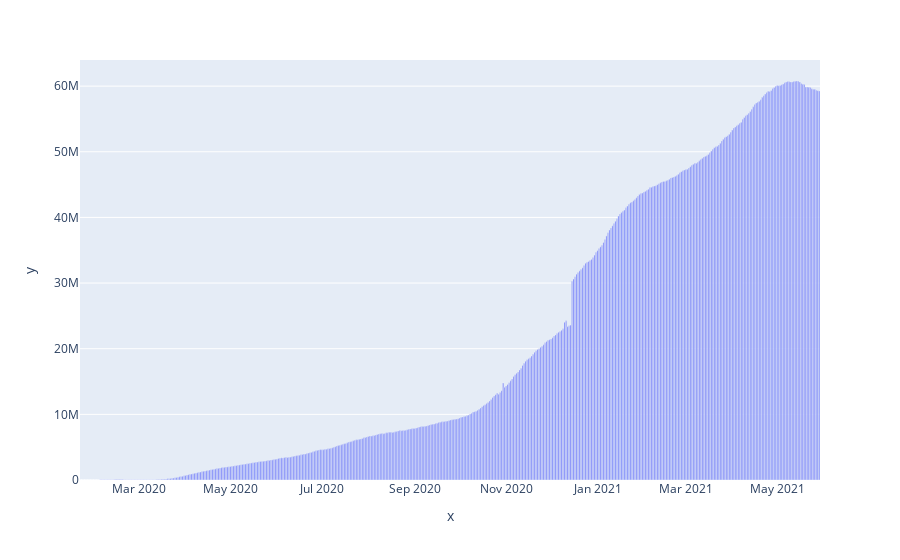

The cell this chart's notebook holds for it:
### Code cell
fig.show()

### Figure 1 — Plotly figure (JSON) as saved in the notebook; plotly's stock layout.template omitted (floating-point values rounded to 4 significant figures; data arrays with more than 128 entries replaced by an {"elided": "..."} marker saying what was removed)
{"data": [{"alignmentgroup": "True", "hovertemplate": "x=%{x}<br>y=%{y}<extra></extra>", "legendgroup": "", "marker": {"color": "#636efa", "pattern": {"shape": ""}}, "name": "", "offsetgroup": "", "orientation": "v", "showlegend": false, "textposition": "auto", "type": "bar", "x": {"elided": "494 str values"}, "xaxis": "x", "y": {"elided": "494 int values"}, "yaxis": "y"}], "layout": {"barmode": "relative", "legend": {"tracegroupgap": 0}, "margin": {"t": 60}, "xaxis": {"anchor": "y", "domain": [0, 1], "title": {"text": "x"}}, "yaxis": {"anchor": "x", "domain": [0, 1], "title": {"text": "y"}}}}
